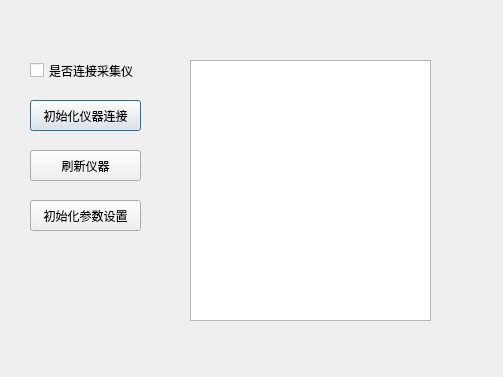
<?xml version="1.0" encoding="UTF-8"?>
<ui version="4.0">
 <class>HardwareWindow</class>
 <widget class="QDialog" name="HardwareWindow">
  <property name="geometry">
   <rect>
    <x>0</x>
    <y>0</y>
    <width>503</width>
    <height>377</height>
   </rect>
  </property>
  <property name="windowTitle">
   <string>连接硬件</string>
  </property>
  <widget class="QCheckBox" name="HWCheckBox">
   <property name="geometry">
    <rect>
     <x>30</x>
     <y>60</y>
     <width>111</width>
     <height>21</height>
    </rect>
   </property>
   <property name="text">
    <string>是否连接采集仪</string>
   </property>
  </widget>
  <widget class="QPushButton" name="initConnectButton">
   <property name="geometry">
    <rect>
     <x>30</x>
     <y>100</y>
     <width>111</width>
     <height>31</height>
    </rect>
   </property>
   <property name="text">
    <string>初始化仪器连接</string>
   </property>
  </widget>
  <widget class="QPushButton" name="refindMacButton">
   <property name="geometry">
    <rect>
     <x>30</x>
     <y>150</y>
     <width>111</width>
     <height>31</height>
    </rect>
   </property>
   <property name="text">
    <string>刷新仪器</string>
   </property>
  </widget>
  <widget class="QPlainTextEdit" name="HWTextEdit">
   <property name="geometry">
    <rect>
     <x>190</x>
     <y>60</y>
     <width>241</width>
     <height>261</height>
    </rect>
   </property>
  </widget>
  <widget class="QPushButton" name="initParaButton">
   <property name="geometry">
    <rect>
     <x>30</x>
     <y>200</y>
     <width>111</width>
     <height>31</height>
    </rect>
   </property>
   <property name="text">
    <string>初始化参数设置</string>
   </property>
  </widget>
 </widget>
 <resources/>
 <connections/>
</ui>
